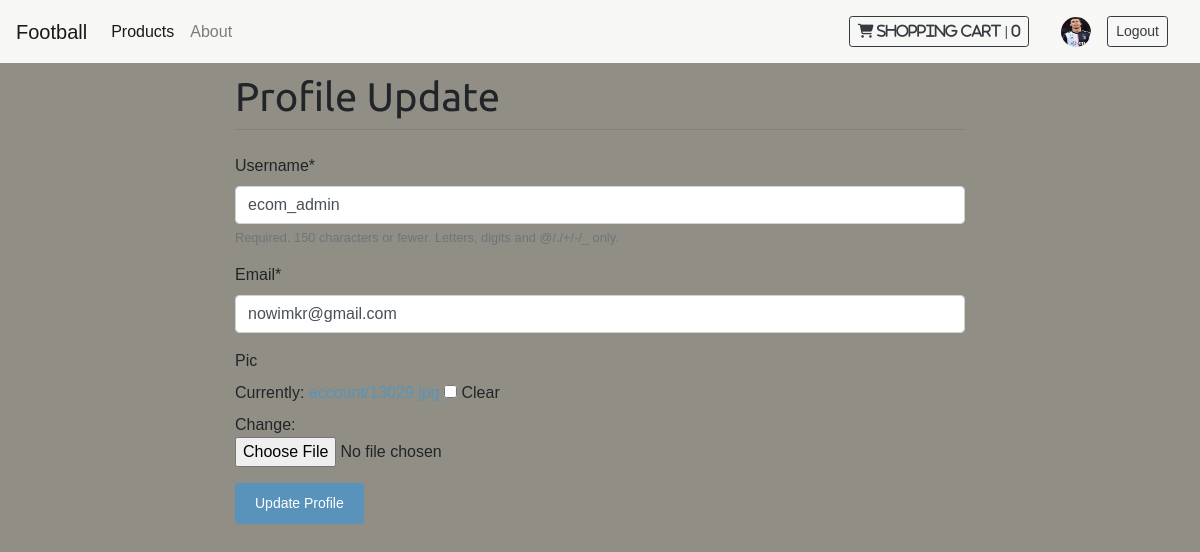
Screenshot of /account/1 with the database file from the repository.
### account/models.py (models this page shows, shortened)
class User(AbstractUser):
    email = models.EmailField(unique=True)
    pic = models.ImageField(upload_to='account/', blank=True)
    REQUIRED_FIELDS = ('email',)

### account/views.py (the view)
# urls.py: path('<int:id>', UserUpdate.as_view(), name='userupdate'),
class UserUpdate(UpdateView):
    model = get_user_model()
    form_class = UpdateForm
    pk_url_kwarg = 'id'
    template_name = 'registration/update.html'
    success_url = reverse_lazy('profile')

### account/forms.py
class UpdateForm(forms.ModelForm):
    class Meta:
        model = get_user_model()
        fields = ('username', 'email', 'pic',)

### cart/cart.py (called while the page is built)
    def __len__(self):
        return sum(item['quantity'] for item in self.cart.values())

### cart/context_processors.py (called while the page is built)
def cart(request):
    return {'cart': Cart(request)}

### account/templates/registration/update.html (shortened to what this page needs)
{% extends 'shop/base.html' %}
{% load crispy_forms_tags %}
{% block content %}
<div class="container">
    <div class="row justify-content-center">
        <div class="col-8">
            <h1 class="mt-2">Profile Update</h1>
            <hr class="mt-0 mb-4">
             <form method="POST" enctype="multipart/form-data">
                {{ form|crispy }}
                <input type="submit" class='btn btn-success' value="Update Profile">
            </form>
        </div>
    </div>
</div>
{% endblock %}

### shop/templates/shop/base.html (shortened to what this page needs)
{% load static %}
<!DOCTYPE html>
<html lang="en">
<head>
    <link rel="stylesheet" href="https://maxcdn.bootstrapcdn.com/bootstrap/4.0.0/css/bootstrap.min.css"
>
    <link rel="stylesheet" href="{% static 'shop/css/base.css' %}">
</head>
<body>
    <nav class="navbar navbar-expand-lg navbar-light fixed-top" style="background-color: #f7f8f6;">
        <a class="navbar-brand" href="/">Football</a>
        <div class="collapse navbar-collapse" id="navbarSupportedContent" >
            <ul class="navbar-nav mr-auto">
                <li class="nav-item active">
                    <a class="nav-link" href="{% url 'shop:product_list' %}" >Products<span class="sr-only">(current)</span></a>
                </li>
                <li class="nav-item">
                    <a class="nav-link" href="#">About</a>
                </li>
            </ul>
            {% with total_items=cart|length %}
            {% if total_items > 0 %}
                <a class="nav-link " href="{% url "cart:cart_detail" %}">
                    <button type="button" class="btn btn-outline-dark btn-sm">
                        <i class="fa fa-shopping-cart"> shopping cart | {{ total_items }}</i>
                    </button>
                </a>
            {% else %}
            <a class="nav-link disabled" href="">
                <button type="button" class="btn btn-outline-dark btn-sm">
                    <i class="fa fa-shopping-cart"> shopping cart | {{ total_items }}</i>
                </button>
            </a>
            {% endif %}
            {% endwith %}
            {% if user.is_authenticated %}
                <a class="navbar-brand" href="#">
                    <a href="{% url 'profile' %}">
                        {% if user.pic %}
                        <img src="{{user.pic.url}}" width="30" height="30" class="rounded-circle" alt="">
                        {% else %}
                        <img src="https://encrypted-tbn0.gstatic.com/images?q=tbn%3AANd9GcTqVg_URh9Mvrm3NYaTlCUyiM7r382ohELc1g&usqp=CAU" width="30" height="30"
                            class="rounded-circle" alt="">
                        {% endif %}
                    </a>
                </a>
                <a class="nav-link disabled" href="{% url 'logout' %}"><button type="button" class="btn btn-outline-dark btn-sm">Logout</button></a>
            {% else %}
                <a href="{% url 'login' %}" class="text-dark">Login</a>
                <a class="nav-link disabled" href="{% url 'signup' %}"><button type="button" class="btn btn-outline-dark btn-sm">SignUp</button></a>
            {% endif %}
        </div>
    </nav>
    {% block content %}
    {% endblock %}
</body>
</html>

### shop/static/css/base.css (style rules this page uses)
body { margin:0; padding:0; font-family:helvetica, sans-serif; background-color: #918f85; }
h1, h2, h3, h4, h5 , h6 { font-family: 'Ubuntu', sans-serif; font-weight:normal; }
a { text-decoration:none; color:#5993bb; }
a.button, input[type="submit"] { color:#fff; background:#5993bb; border-radius:4px; padding:10px 20px; font-size:14px; border:0; }

### shop/templates/shop/base.html (style rules this page uses)
body { margin-top: 65px; }

### rows the page displays
User: pic (picture), username "ecom_admin", email "nowimkr@gmail.com"

### other values shown
{{ total_items }} "0"
